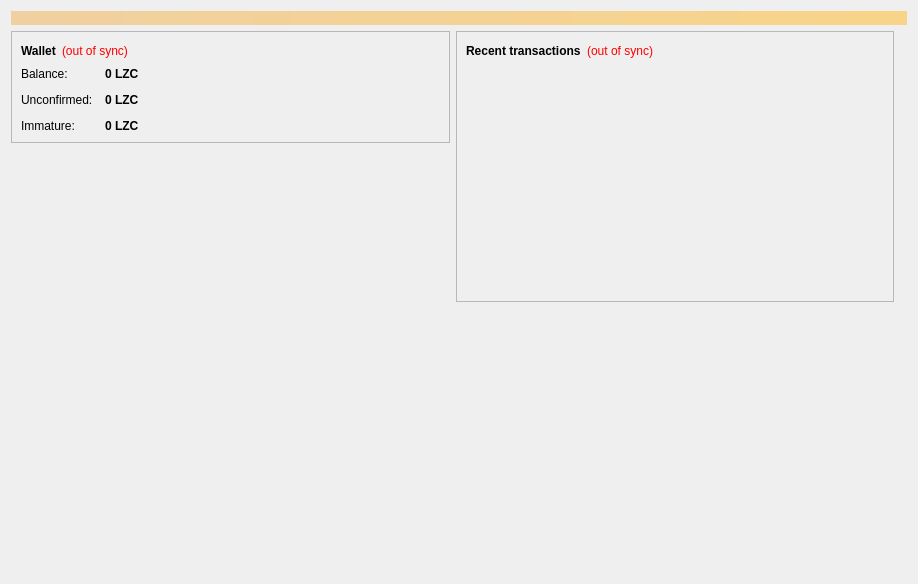
<?xml version="1.0" encoding="UTF-8"?>
<ui version="4.0">
 <class>OverviewPage</class>
 <widget class="QWidget" name="OverviewPage">
  <property name="geometry">
   <rect>
    <x>0</x>
    <y>0</y>
    <width>918</width>
    <height>584</height>
   </rect>
  </property>
  <property name="windowTitle">
   <string>Form</string>
  </property>
  <property name="styleSheet">
   <string notr="true"/>
  </property>
  <layout class="QVBoxLayout" name="topLayout">
   <item>
    <widget class="QLabel" name="labelAlerts">
     <property name="visible">
      <bool>false</bool>
     </property>
     <property name="styleSheet">
      <string notr="true">background-color: qlineargradient(x1: 0, y1: 0, x2: 1, y2: 0, stop:0 #F0D0A0, stop:1 #F8D488); color:#000000;</string>
     </property>
     <property name="wordWrap">
      <bool>true</bool>
     </property>
     <property name="margin">
      <number>3</number>
     </property>
    </widget>
   </item>
   <item>
    <layout class="QHBoxLayout" name="horizontalLayout" stretch="1,1,0">
     <item>
      <layout class="QVBoxLayout" name="verticalLayout_2">
       <item>
        <widget class="QFrame" name="frame">
         <property name="frameShape">
          <enum>QFrame::StyledPanel</enum>
         </property>
         <property name="frameShadow">
          <enum>QFrame::Raised</enum>
         </property>
         <layout class="QVBoxLayout" name="verticalLayout_4">
          <item>
           <layout class="QHBoxLayout" name="horizontalLayout_4">
            <item>
             <widget class="QLabel" name="label_5">
              <property name="font">
               <font>
                <weight>75</weight>
                <bold>true</bold>
               </font>
              </property>
              <property name="text">
               <string>Wallet</string>
              </property>
             </widget>
            </item>
            <item>
             <widget class="QLabel" name="labelWalletStatus">
              <property name="toolTip">
               <string>The displayed information may be out of date. Your wallet automatically synchronizes with the Lulzcoin network after a connection is established, but this process has not completed yet.</string>
              </property>
              <property name="styleSheet">
               <string notr="true">QLabel { color: red; }</string>
              </property>
              <property name="text">
               <string notr="true">(out of sync)</string>
              </property>
              <property name="alignment">
               <set>Qt::AlignLeading|Qt::AlignLeft|Qt::AlignVCenter</set>
              </property>
             </widget>
            </item>
            <item>
             <spacer name="horizontalSpacer_2">
              <property name="orientation">
               <enum>Qt::Horizontal</enum>
              </property>
              <property name="sizeHint" stdset="0">
               <size>
                <width>40</width>
                <height>20</height>
               </size>
              </property>
             </spacer>
            </item>
           </layout>
          </item>
          <item>
           <layout class="QFormLayout" name="formLayout_2">
            <property name="fieldGrowthPolicy">
             <enum>QFormLayout::AllNonFixedFieldsGrow</enum>
            </property>
            <property name="horizontalSpacing">
             <number>12</number>
            </property>
            <property name="verticalSpacing">
             <number>12</number>
            </property>
            <item row="0" column="0">
             <widget class="QLabel" name="label">
              <property name="text">
               <string>Balance:</string>
              </property>
             </widget>
            </item>
            <item row="0" column="1">
             <widget class="QLabel" name="labelBalance">
              <property name="font">
               <font>
                <weight>75</weight>
                <bold>true</bold>
               </font>
              </property>
              <property name="cursor">
               <cursorShape>IBeamCursor</cursorShape>
              </property>
              <property name="toolTip">
               <string>Your current balance</string>
              </property>
              <property name="text">
               <string notr="true">0 LZC</string>
              </property>
              <property name="textInteractionFlags">
               <set>Qt::LinksAccessibleByMouse|Qt::TextSelectableByKeyboard|Qt::TextSelectableByMouse</set>
              </property>
             </widget>
            </item>
            <item row="1" column="0">
             <widget class="QLabel" name="label_3">
              <property name="text">
               <string>Unconfirmed:</string>
              </property>
             </widget>
            </item>
            <item row="1" column="1">
             <widget class="QLabel" name="labelUnconfirmed">
              <property name="font">
               <font>
                <weight>75</weight>
                <bold>true</bold>
               </font>
              </property>
              <property name="cursor">
               <cursorShape>IBeamCursor</cursorShape>
              </property>
              <property name="toolTip">
               <string>Total of transactions that have yet to be confirmed, and do not yet count toward the current balance</string>
              </property>
              <property name="text">
               <string notr="true">0 LZC</string>
              </property>
              <property name="textInteractionFlags">
               <set>Qt::LinksAccessibleByMouse|Qt::TextSelectableByKeyboard|Qt::TextSelectableByMouse</set>
              </property>
             </widget>
            </item>
            <item row="2" column="0">
             <widget class="QLabel" name="labelImmatureText">
              <property name="text">
               <string>Immature:</string>
              </property>
             </widget>
            </item>
            <item row="2" column="1">
             <widget class="QLabel" name="labelImmature">
              <property name="font">
               <font>
                <weight>75</weight>
                <bold>true</bold>
               </font>
              </property>
              <property name="toolTip">
               <string>Mined balance that has not yet matured</string>
              </property>
              <property name="text">
               <string notr="true">0 LZC</string>
              </property>
              <property name="textInteractionFlags">
               <set>Qt::LinksAccessibleByMouse|Qt::TextSelectableByKeyboard|Qt::TextSelectableByMouse</set>
              </property>
             </widget>
            </item>
           </layout>
          </item>
         </layout>
        </widget>
       </item>
       <item>
        <spacer name="verticalSpacer_3">
         <property name="orientation">
          <enum>Qt::Vertical</enum>
         </property>
         <property name="sizeHint" stdset="0">
          <size>
           <width>20</width>
           <height>40</height>
          </size>
         </property>
        </spacer>
       </item>
       <item alignment="Qt::AlignHCenter">
        <widget class="QLabel" name="label_6">
         <property name="layoutDirection">
          <enum>Qt::LeftToRight</enum>
         </property>
         <property name="text">
          <string/>
         </property>
         <property name="pixmap">
          <pixmap>../res/images/logo.png</pixmap>
         </property>
        </widget>
       </item>
       <item>
        <spacer name="verticalSpacer">
         <property name="orientation">
          <enum>Qt::Vertical</enum>
         </property>
         <property name="sizeHint" stdset="0">
          <size>
           <width>20</width>
           <height>40</height>
          </size>
         </property>
        </spacer>
       </item>
      </layout>
     </item>
     <item>
      <layout class="QVBoxLayout" name="verticalLayout_3">
       <item>
        <widget class="QFrame" name="frame_2">
         <property name="frameShape">
          <enum>QFrame::StyledPanel</enum>
         </property>
         <property name="frameShadow">
          <enum>QFrame::Raised</enum>
         </property>
         <layout class="QVBoxLayout" name="verticalLayout">
          <item>
           <layout class="QHBoxLayout" name="horizontalLayout_2">
            <item>
             <widget class="QLabel" name="label_4">
              <property name="text">
               <string>&lt;b&gt;Recent transactions&lt;/b&gt;</string>
              </property>
             </widget>
            </item>
            <item>
             <widget class="QLabel" name="labelTransactionsStatus">
              <property name="toolTip">
               <string>The displayed information may be out of date. Your wallet automatically synchronizes with the Lulzcoin network after a connection is established, but this process has not completed yet.</string>
              </property>
              <property name="styleSheet">
               <string notr="true">QLabel { color: red; }</string>
              </property>
              <property name="text">
               <string notr="true">(out of sync)</string>
              </property>
              <property name="alignment">
               <set>Qt::AlignRight|Qt::AlignTrailing|Qt::AlignVCenter</set>
              </property>
             </widget>
            </item>
            <item>
             <spacer name="horizontalSpacer">
              <property name="orientation">
               <enum>Qt::Horizontal</enum>
              </property>
              <property name="sizeHint" stdset="0">
               <size>
                <width>40</width>
                <height>20</height>
               </size>
              </property>
             </spacer>
            </item>
           </layout>
          </item>
          <item>
           <widget class="QListView" name="listTransactions">
            <property name="styleSheet">
             <string notr="true">QListView { background: transparent; }</string>
            </property>
            <property name="frameShape">
             <enum>QFrame::NoFrame</enum>
            </property>
            <property name="verticalScrollBarPolicy">
             <enum>Qt::ScrollBarAlwaysOff</enum>
            </property>
            <property name="horizontalScrollBarPolicy">
             <enum>Qt::ScrollBarAlwaysOff</enum>
            </property>
            <property name="selectionMode">
             <enum>QAbstractItemView::NoSelection</enum>
            </property>
           </widget>
          </item>
         </layout>
        </widget>
       </item>
       <item>
        <spacer name="verticalSpacer_2">
         <property name="orientation">
          <enum>Qt::Vertical</enum>
         </property>
         <property name="sizeHint" stdset="0">
          <size>
           <width>20</width>
           <height>40</height>
          </size>
         </property>
        </spacer>
       </item>
      </layout>
     </item>
     <item>
      <widget class="QLabel" name="label_2">
       <property name="text">
        <string/>
       </property>
       <property name="pixmap">
        <pixmap>../res/images/about.png</pixmap>
       </property>
      </widget>
     </item>
    </layout>
   </item>
  </layout>
 </widget>
 <resources/>
 <connections/>
</ui>
